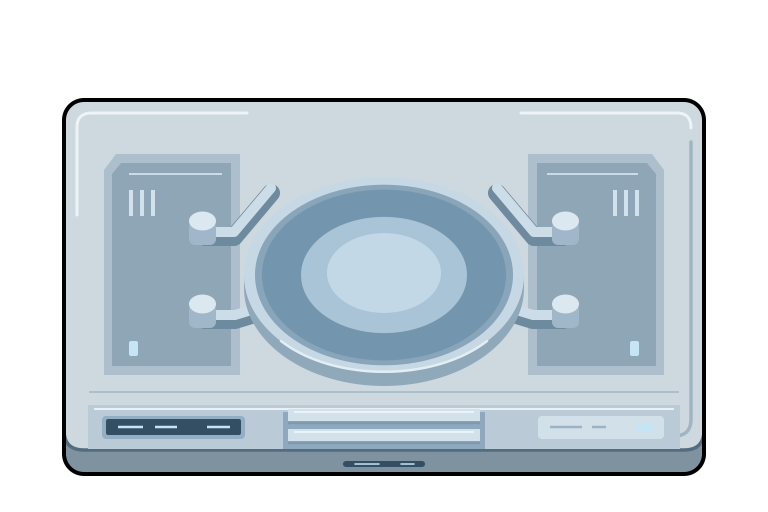
#> input picture Art/CosmicMechGestator/GameLayers/Base_south.png, 1536 x 1024 px (shown at 1/2 size); its folder holds 4 pictures in this run
$ python install_game_textures.py
#> lines starting #> are read from the running program, lines starting #| are printed output that depends on the picture
"""Anchor each layer to the platform, keeping the raised lid's overhang."""
from pathlib import Path
import json
import math
import xml.etree.ElementTree as ET
from PIL import Image, ImageChops, ImageFilter, ImageOps, ImageStat

ROOT = Path(__file__).resolve().parent
PROJECT = ROOT.parents[1]
TARGET = PROJECT / 'Textures/Things/Building/CosmicMechGestator'
TARGET.mkdir(parents=True,exist_ok=True)
PREFIX = 'Things/Building/CosmicMechGestator/CosmicMechGestator'
PPU = 256
# Common source-plane scale for all views. Do not crop/rescale the silhouette.
SX, SZ = 3/640, 2/350
WORLD = (3.625,3.125)
LAYER_NAMES = {'Base':'CosmicMechGestator','Glass':'CosmicMechGestatorGlass','Top':'CosmicMechGestatorTop'}
records = {}

def calibrated(image, center, world):
    width,height = [round(value*PPU) for value in world]
    # Sources are rendered at 2 pixels per SVG unit. Anchor the lower seat
    # directly to the destination center; preserve transparent space above it.
    xscale,zscale = SX*PPU/2,SZ*PPU/2
    return image.transform((width,height),Image.Transform.AFFINE,
        (1/xscale,0,center[0]*2-width/(2*xscale),
         0,1/zscale,center[1]*2-height/(2*zscale)),
        Image.Resampling.BICUBIC,fillcolor=(0,0,0,0))

for direction in ('south','north','east'):
    center = (384,400 if direction=='east' else 275)
    world = WORLD[::-1] if direction=='east' else WORLD
    images = {}
    source_composite = None
    for layer in ('Base','Glass','Top'):
        original = Image.open(ROOT/'GameLayers'/f'{layer}_{direction}.png').convert('RGBA')
#> original is the input picture: PIL image 1536x1024 RGBA; mean R, G, B, A 102.9, 114, 121.8, 157.6
        source_composite = original.copy() if source_composite is None else Image.alpha_composite(source_composite,original)
        image = calibrated(original,center,world)
#> in calibrated, `return image.transform((width,height),Image.Transform.AFFINE, (1/xscal..`:
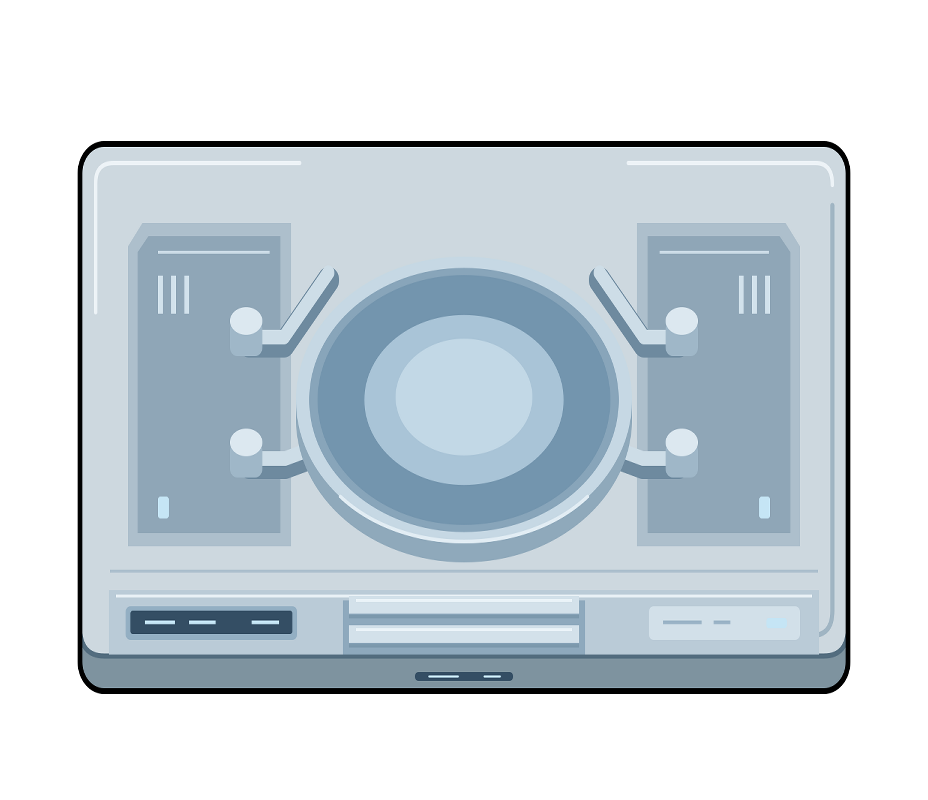
#> returned value: PIL image 928x800 RGBA; mean R, G, B, A 95.6, 106, 113.2, 146.5; transparent parts drawn white
        bounds = image.getchannel('A').getbbox()
#> bounds = (77, 141, 851, 694)
#> (the run stopped early here; a loop or call above may not have finished)
